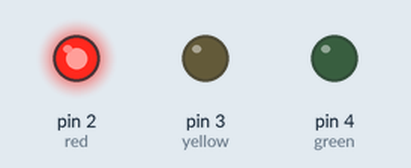
Simulated run of this sketch. Board: Arduino Uno, built with avr-gcc and run on an emulated ATmega328P. Shown: output pins drawn as LEDs (lit = HIGH).

Above: at 2.5 s.
At 7.5 s:
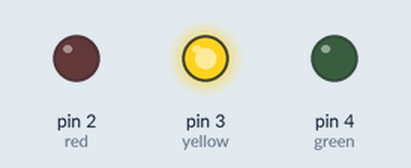
At 12.5 s:
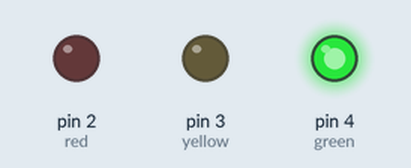
Timing chart, 0 to 19.5 s (numbered marks = the images above):
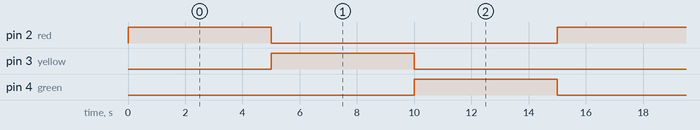

The sketch:

traffic.ino
```cpp
int red = 2;
int yellow = 3;
int green = 4;

void setup() {
  // put your setup code here, to run once:
  pinMode(red, OUTPUT);
  pinMode(yellow, OUTPUT);
  pinMode(green, OUTPUT);

}

void loop() {
  // put your main code here, to run repeatedly:
digitalWrite(red, HIGH);
delay(5000);
digitalWrite(red, LOW);
digitalWrite(yellow, HIGH);
delay(5000);
digitalWrite(yellow, LOW);
digitalWrite(green, HIGH);
delay(5000);
digitalWrite(green, LOW);
}
```

Measured:
- by itself, pin 2 (red), pin 3 (yellow), pin 4 (green): alternates HIGH for 5.0 s and LOW for 10.0 s
- by itself, everything shown: repeats every 15.0 s, in 4 steps
